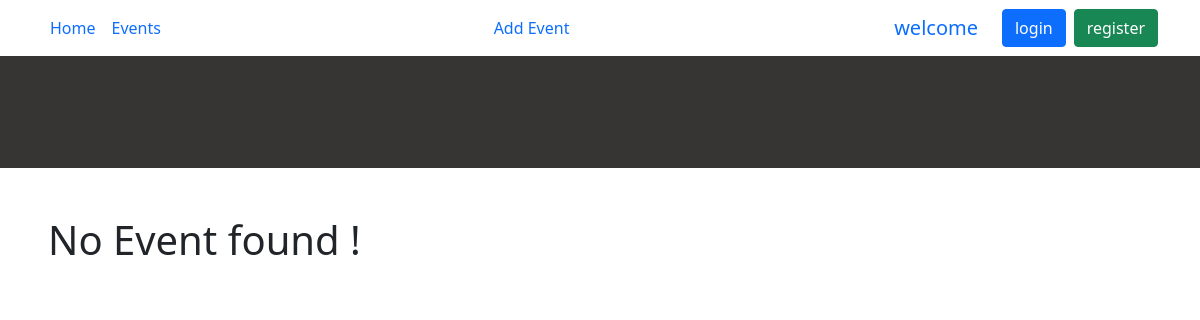
The page /event/details/2 on the database as committed earlier.
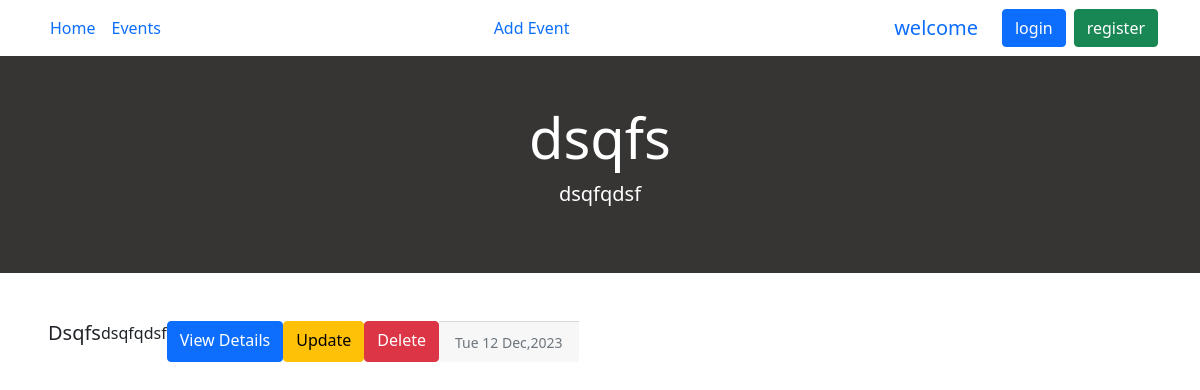
The same page on the database as committed later.
### Event/models.py (models this page shows, shortened)
class Event(models.Model):
    category_list = (
        ("Musique", "Musique"),
        ("Cinema", "Cinema"),
        ("Sport", "Sport"),
    )
    category = models.CharField(max_length=10, choices=category_list)
    title = models.CharField(max_length=255)
    description = models.TextField(null=True)
    image = models.ImageField(null=True, upload_to="images/")
    state = models.BooleanField(default=False)
    nbr_participants = models.IntegerField(default=0)
    evt_date = models.DateTimeField(null=True)
    created_at = models.DateField(auto_now_add=True)
    updated_at = models.DateField(auto_now=True)
    organisateur = models.ForeignKey(Person, on_delete=models.SET_NULL, null=True)
    participant = models.ManyToManyField(Person, through="Participants", related_name="participant")
    class Meta:
        constraints = [
            models.CheckConstraint(check=models.Q(
                evt_date__gte=datetime.now()
            ), name="Please check date event")
        ]

### Event/views.py (the view)
# urls.py: path('details/<int:idEvent>', detailsEvent, name="detailsEvent"),
def detailsEvent(req, idEvent):
    try:
        event = Event.objects.get(id=idEvent)
    except Event.DoesNotExist:
        event = False
    context = {'event': event}
    return render(req, 'Event/details.html', context)

### Template/Event/details.html (shortened to what this page needs)
{% extends 'index.html' %}
{% block content %}
<div
        class="jumbotron jumbotron-fluid text-center"
        style="background-color: rgb(55, 52, 52)"
>
    <div class="container py-5">
        <h1 class="display-4 text-white">{{event.title}}</h1>
        <p class="lead text-white">
            {{event.description}}
        </p>
    </div>
</div>
{% endblock %}
{% block body %}
<div class="d-flex m-5 flex-wrap">
    {% if event %}
    <h5 class="card-title">{{event.title | capfirst }}</h5>
    <p class="card-text">{{event.description}}</p>
    <a href="" class="btn btn-primary">View Details</a>
    <a href=" " class="btn btn-warning">Update</a>
    <a href=" " class="btn btn-danger">Delete</a>
    <div class="card-footer">
        <small class="text-muted">{{event.evt_date | date:"D d M,Y"}}</small>
    </div>
    {% else %}
    <h1>No Event found !</h1>
    {% endif %}
</div>
{% endblock %}

Rows that differ between the two databases and show on the page:
added Event: title "dsqfs", description "dsqfqdsf", title "Dsqfs", evt_date "Tue 12 Dec,2023"
Other text that changed with them:
text no longer shown: "No Event found !"
text now shown: "View Details Update Delete"
